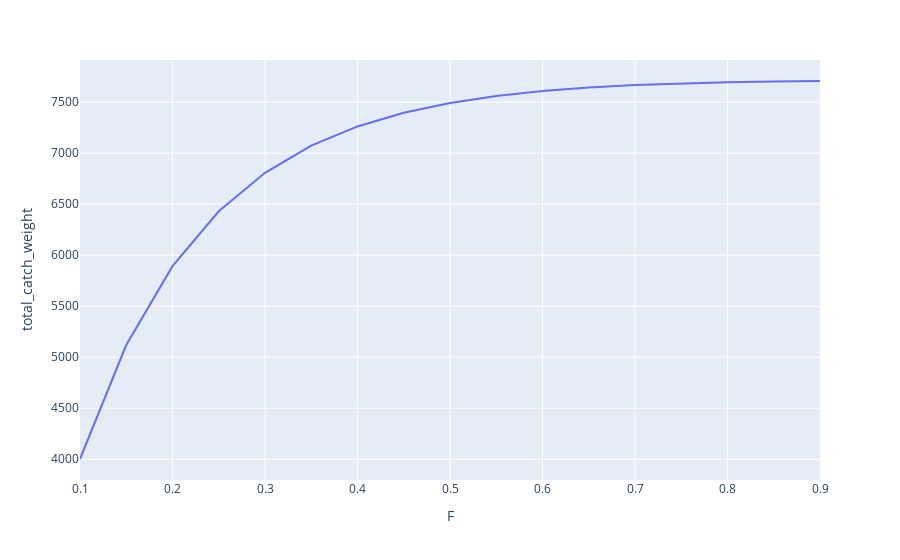

Notebook code for this chart:
### Markdown cell above
So what about fishing mortality $F$? Well this would just be added as part of the overall mortality.

$$N = N_{0}e^{-(M+F)t}$$

and then the catch can be estimated as:

$$C_t = \frac{F}{F+M} N_{0}(1 - e^{-(M+F)(t+1)}) - \frac{F}{F+M} N_{0}(1 - e^{-(M+F)t})$$

Note we're looking at how many will be left in the next year to understand how many are caught this year.

In the book they use another example for this which follows here:

### Code cell
K = 0.15
L_max = 45
M = 0.3
W = 0.0008
N_0 = 1000
t_0 = -0.44 # for length

def build_prawn_df(F):
    prawn_df = pd.DataFrame(np.array(range(4, 13)), columns=['age'])
    prawn_df['length'] = round((L_max * (1 - np.exp(-K * (prawn_df['age'] - t_0)))), 2)
    prawn_df['weight'] = round((prawn_df['length'] ** 3 * W), 2)
    prawn_df['number'] = round((N_0 * np.exp(-(M + F) * (prawn_df['age'] - 4))), 1)
    prawn_df['biomass'] = round((prawn_df['weight'] * prawn_df['number'] / N_0), 2)
    prawn_df['catch'] = round(F / (F + M) * N_0 * (np.exp(-(M + F) * (prawn_df['age'] - 4)) - np.exp(-(M + F) * (prawn_df['age'] - 4 + 1))), 2)
    prawn_df['catch_weight'] = round(prawn_df['catch'] * prawn_df['weight'], 2)
    return prawn_df

rows = []
for F in np.arange(0.1, 0.9 + 0.05, 0.05):
    df = build_prawn_df(F)
    rows.append({
        'F': F,
        'total_catch_weight': df['catch_weight'].sum()
    })
px.line(
    pd.DataFrame(rows),
    x='F', y='total_catch_weight'
)

### Figure 1 — Plotly figure (JSON) as saved in the notebook; plotly's stock layout.template omitted (floating-point values rounded to 4 significant figures)
{"data": [{"hovertemplate": "F=%{x}<br>total_catch_weight=%{y}<extra></extra>", "legendgroup": "", "line": {"color": "#636efa", "dash": "solid"}, "marker": {"symbol": "circle"}, "mode": "lines", "name": "", "orientation": "v", "showlegend": false, "type": "scatter", "x": [0.1, 0.15, 0.2, 0.25, 0.3, 0.35, 0.4, 0.45, 0.5, 0.55, 0.6, 0.65, 0.7, 0.75, 0.8, 0.85, 0.9], "xaxis": "x", "y": [4003.0, 5120.0, 5893.0, 6431.0, 6808.0, 7075.0, 7263.0, 7397.0, 7493.0, 7561.0, 7610.0, 7644.0, 7668.0, 7685.0, 7696.0, 7703.0, 7708.0], "yaxis": "y"}], "layout": {"legend": {"tracegroupgap": 0}, "margin": {"t": 60}, "xaxis": {"anchor": "y", "domain": [0, 1], "title": {"text": "F"}}, "yaxis": {"anchor": "x", "domain": [0, 1], "title": {"text": "total_catch_weight"}}}}
